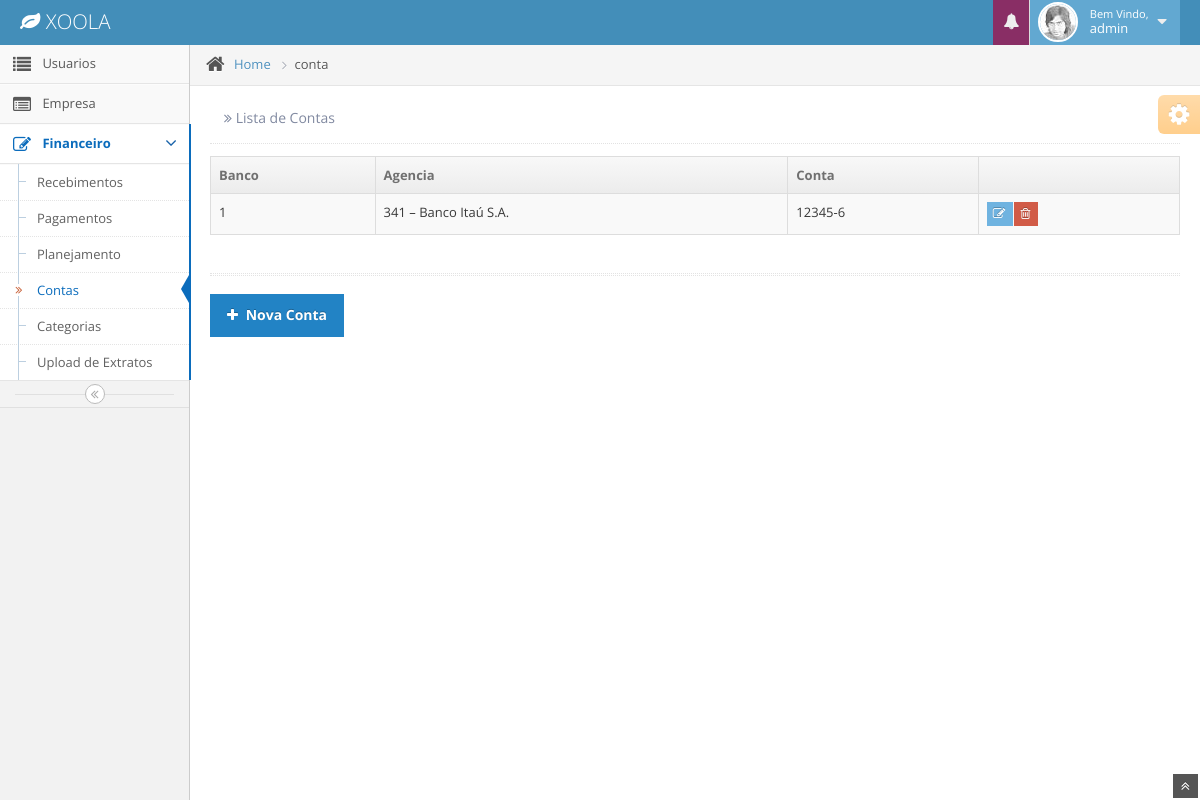
Page /conta/ (signed in) on the committed database.
### app/model/__init__.py (models this page shows, shortened)
class Usuario(db.Model,UserMixin):
      id            = db.Column(db.Integer, primary_key=True)
      nome          = db.Column(db.String(100), index=True)
      sobrenome     = db.Column(db.String(255), index=True)
      email         = db.Column(db.String(100), unique=True, index=True)
      password      = db.Column(db.String(100), index=True)
      login         = db.Column(db.String(100))
      empresa_id    = db.Column(db.Integer, db.ForeignKey('empresa.id'))
      date_created  = db.Column(db.DateTime)
      date_modified = db.Column(db.DateTime)

class Conta(db.Model):
      id            = db.Column(db.Integer, primary_key=True)
      banco         = db.Column(db.String(100))
      tipo          = db.Column(db.String(100))
      agencia       = db.Column(db.String(100))
      conta         = db.Column(db.String(100))
      numero        = db.Column(db.String(100))
      bandeira      = db.Column(db.String(100))
      empresa_id    = db.Column(db.Integer, db.ForeignKey('empresa.id'))
      movimentacao  = db.relationship('Movimentacao', backref='conta', lazy='dynamic')
      date_created  = db.Column(db.DateTime)
      date_modified = db.Column(db.DateTime)

### app/controllers/conta/controllers.py (the view)
@conta.route('/index')
@conta.route('/')
@login_required
def index():
    session['tela'] = 'conta'
    todos = Conta.query.filter(Conta.empresa_id == session['empresa'] ).all()
    set_alerts(session['empresa'])
    return render_template('conta/index.html', title = 'Lista de Contas', todos = todos)

### app/__init__.py (called while the page is built)
@app.context_processor
def utility_processor():
    def formatar_dinheiro(value):
        if type(value) == str:
            value = int(value)
            valor = format_decimal(value, format='#.##,##;(#)')
        return 'R$ {}'.format(valor)
    return dict(formatar_dinheiro=formatar_dinheiro)

### app/controllers/auth/controllers.py (called while the page is built)
@login_manager.user_loader
def user_loader(user_id):
    return Usuario.query.get(user_id)

### app/controllers/conta/controllers.py (called while the page is built)
@conta.context_processor
def dados():
    usuario = Usuario.query.get(current_user.id)
    empresa = Empresa.query.get(session['empresa'])
    set_alerts(session['empresa'])
    return dict(empresa = empresa.nome, usuario = usuario.nome)

def formatar_dinheiro(value):
    if type(value) == str:
        value = int(value)
    valor = format_decimal(value, format='#.##,##;(#)')
    return 'R$ {}'.format(valor)

def set_alerts(empresa_id):
    session['alerts'] = []
    plans = Planejamento.query.filter(Planejamento.empresa_id == empresa_id).all()
    if len(plans) > 0:
        for plan in plans:
            movs = Movimentacao.query.filter(Movimentacao.categoria_id == plan.categoria_id).all()
            sum_valor_movs = 0
            for mov in movs:
                sum_valor_movs = sum_valor_movs + abs(mov.valor)
            if sum_valor_movs >= plan.valor:
                session['alerts'].append(plan.titulo + ' - Valor Limite: ' + formatar_dinheiro((plan.valor)) + ' - Valor Atual: ' + formatar_dinheiro((sum_valor_movs)))

### app/templates/conta/index.html (shortened to what this page needs)
{% extends "layout/base.html" %}
{% block content %}
          <div class="row-fluid">
            <div class="span12">
              <div class="row-fluid">
                <div class="span12">
                  <table id="sample-table-1" class="table table-striped table-bordered table-hover">
                     <thead>
                        <tr>
                          <th> Banco </th>
                          <th> Agencia </th>
                          <th> Conta </th>
                          <th></th>
                       </tr>
                      </thead>
                      <tbody>
                        {% for conta in todos %}
                          <tr>
                             <td> {{conta.id}}</td>
                             <td> {{conta.banco}} </td>
                             <td> {{conta.conta}}</td>
                             <td>
                                <div class="hidden-phone visible-desktop btn-group">
                                     <a class="btn btn-mini btn-info" href="{{url_for('conta.edit', conta_id=conta.id)}}">
                                         <i class="icon-edit bigger-120">   </i>
                                     </a>
                                     <a class="btn btn-mini btn-danger" href="{{url_for('conta.delete', conta_id=conta.id)}}">
                                        <i class="icon-trash bigger-120"></i>
                                     </a>
                                </div>
                             </td>
                          </tr>
                        {% endfor %}
                      </tbody>
             </table>
                </div>
              </div>
              <div class="hr hr-18 dotted hr-double"></div>
                           <div class="left">
                      <a href="{{url_for('conta.new')}}" class="btn btn-primary">
                        <i class="icon-plus"></i>
                        <strong>Nova Conta</strong>
                      </a>
                    </div>
            </div>
          </div>
        </div>
        <div class="ace-settings-container" id="ace-settings-container">
          <div class="btn btn-app btn-mini btn-warning ace-settings-btn" id="ace-settings-btn">
            <i class="icon-cog bigger-150"></i>
          </div>
        </div>
      </div>
    </div>
    <a href="#" id="btn-scroll-up" class="btn-scroll-up btn btn-small btn-inverse">
      <i class="icon-double-angle-up icon-only bigger-110"></i>
    </a>
{% endblock %}

### app/templates/layout/base.html (shortened to what this page needs)
<!DOCTYPE html>
<html lang="en">
<head>
	<link rel="stylesheet" media="screen" href="{{ url_for('static', filename='css/bootstrap.min.css') }}">
	<link rel="stylesheet" media="screen" href="{{ url_for('static', filename='css/bootstrap-responsive.min.css') }}">
	<link rel="stylesheet" media="screen" href="{{ url_for('static', filename='css/xoola.css') }}">
	<link rel="stylesheet" media="screen" href="{{ url_for('static', filename='css/font-awesome.min.css') }}">
	<link rel="stylesheet" media="screen" href="{{ url_for('static', filename='css/pagina.css') }}">
	<link rel="stylesheet" href="{{ url_for('static', filename='css/daterangepicker.css' )}}" />
	<link rel="stylesheet" href="../static/css/jquery-ui-1.10.3.custom.min.css" />
	<link rel="stylesheet" href="../static/css/chosen.css" />
	<link rel="stylesheet" href="../static/css/datepicker.css" />
	<link rel="stylesheet" href="../static/css/bootstrap-timepicker.css" />
	<link rel="stylesheet" href="../static/css/daterangepicker.css" />
	<link rel="stylesheet" href="../static/css/colorpicker.css" />
	<link rel="stylesheet" href="../static/css/ace.min.css" />
	<link rel="stylesheet" href="../static/css/ace-responsive.min.css" />
	<link rel="stylesheet" href="../static/css/ace-skins.min.css" />
	<link rel="stylesheet" media="screen" href="{{ url_for('static', filename='css/ace.min.css') }}">
	<link rel="stylesheet" media="screen" href="{{ url_for('static', filename='css/ace-responsive.min.css') }}">
	<link rel="stylesheet" media="screen" href="{{ url_for('static', filename='css/ace-skins.min.css') }}">
</head>
<body>
	<div class="navbar">
		<div class="navbar-inner">
			<div class="container-fluid">
				<a href="#" class="brand">
					<small>
						<i class="icon-leaf"></i>
						XOOLA
					</small>
				</a>
				<ul class="nav ace-nav pull-right">
					<li class="purple">
						<a data-toggle="dropdown" class="dropdown-toggle" href="#">
							<i class="icon-bell-alt icon-animated-bell"></i>
						</a>
					</li>
					<li class="light-blue">
						<a data-toggle="dropdown" href="#" class="dropdown-toggle">
							<img class="nav-user-photo" src="{{url_for('static', filename='avatars/user.jpg')}}" alt="Jason's Photo" />
							<span class="user-info">
								<small>Bem Vindo,</small>
								{{ usuario }}
							</span>
							<i class="icon-caret-down"></i>
						</a>
					</li>
				</ul>
			</div>
		</div>
	</div>
	<div class="main-container container-fluid">
		<div class="sidebar" id="sidebar">
			<ul class="nav nav-list">
				{% if current_user.id == 1 %}
					{% if session['tela'] == "usuario" %}
						<li class='active'>
					{% else %}
						<li>
					{% endif %}
						<a href="{{url_for('usuario.index')}}">
							<i class="icon-list"></i>
							<span class="menu-text">Usuarios</span>
						</a>
					</li>
					{% if session['tela'] == "empresa" %}
						<li class='active'>
					{% else %}
						<li>
					{% endif %}
						<a href="{{url_for('empresa.index')}}">
							<i class="icon-list-alt"></i>
							<span class="menu-text">Empresa</span>
						</a>
					</li>
				{% endif %}
				{% if session['tela'] == 'conta' or session['tela'] == 'entrada' or session['tela'] == 'saida' or session['tela'] == 'relatorio' or session['tela'] == 'categoria' or session['tela'] == 'pesquisa' %}
					<li class="active open">
				{% else %}
					<li>
				{% endif %}
					<a href="#" class="dropdown-toggle">
						<i class="icon-edit"></i>
						<span class="menu-text">Financeiro</span>
						<b class="arrow icon-angle-down"></b>
					</a>
					<ul class="submenu">
						{% if session['tela'] == 'entrada' %}
							<li class='active'>
						{% else %}
							<li>
						{% endif %}
							<a href="{{url_for('movimentacao.index', mov_id = 0)}}">
								Recebimentos
							</a>
						</li>
						{% if session['tela'] == 'saida' %}
							<li class='active'>
						{% else %}
							<li>
						{% endif %}
							<a href="{{url_for('movimentacao.index', mov_id = 1)}}">
								Pagamentos
							</a>
						</li>
						{% if session['tela'] == 'planejamento' %}
							<li class='active'>
						{% else %}
							<li>
						{% endif %}
							<a href="{{url_for('planejamento.index')}}">
								Planejamento
							</a>
						</li>
						{% if session['tela'] == 'conta' %}
							<li class='active'>
						{% else %}
							<li>
						{% endif %}
							<a href="{{url_for('conta.index')}}">
								<i class="icon-double-angle-right"></i>
								Contas
							</a>
						</li>
						{% if session['tela'] == 'categoria' %}
							<li class='active'>
						{% else %}
							<li>
						{% endif %}
							<a href="{{url_for('categoria.index')}}">
								Categorias
							</a>
						</li>
						{% if session['tela'] == 'upload' %}
							<li class='active'>
						{% else %}
							<li>
						{% endif %}
							<a href="{{url_for('upload.index')}}">
								Upload de Extratos
							</a>
						</li>
					</ul>
				</li>
			</ul>
			<div class="sidebar-collapse" id="sidebar-collapse">
				<i class="icon-double-angle-left"></i>
			</div>
		</div>
		<div class="main-content">
			<div class="breadcrumbs" id="breadcrumbs">
				<ul class="breadcrumb">
					<li>
						<i class="icon-home home-icon"></i>
						<a href="#">Home</a>
						<span class="divider">
							<i class="icon-angle-right arrow-icon"></i>
						</span>
					</li>
					<li class="active">{{ session['tela'] }}</li>
				</ul>
			</div>
			<div class="page-content">
				<div class="page-header position-relative">
					<h1>
						<small>
							<i class="icon-double-angle-right"></i>
							{{ title }}
						</small>
					</h1>
				</div>
				{% block content %} {% endblock %}
</body>
</html>

### rows in the picture
Usuario: nome "admin"
Conta: id "1", banco "341 – Banco Itaú S.A.", conta "12345-6"

### other values in the picture
{{ session['tela'] }} "conta"
{{ title }} "Lista de Contas"
